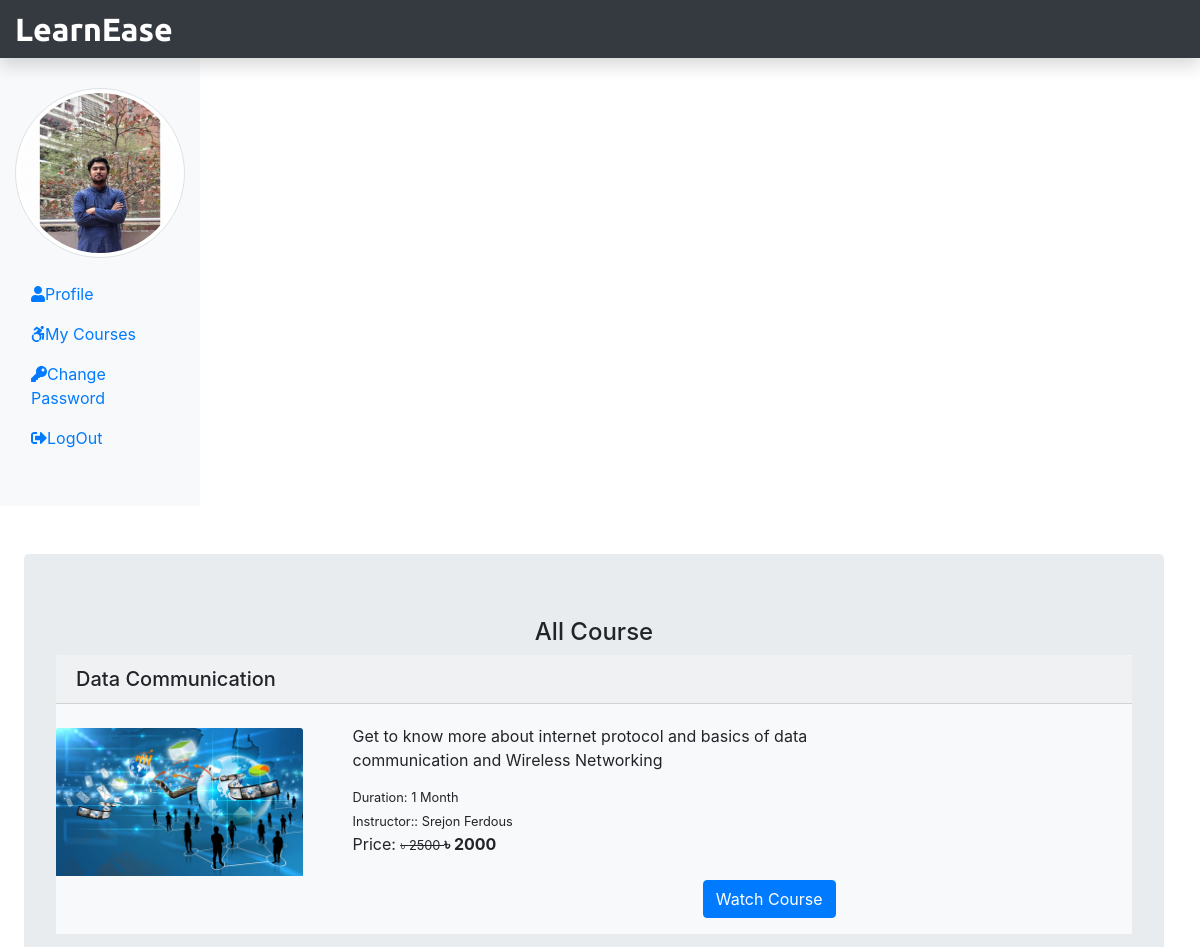
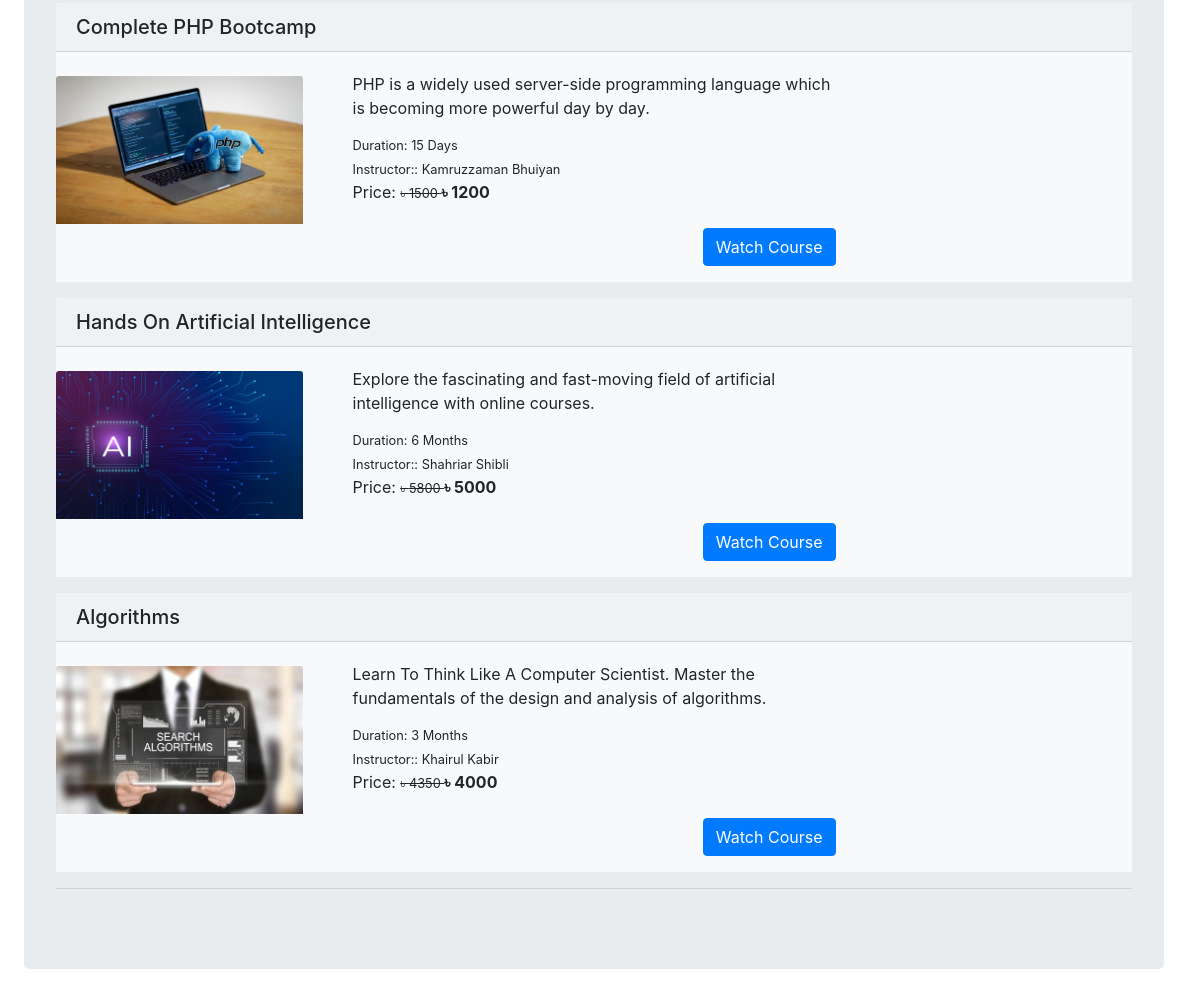
Page /Student/myCourse.php (signed in) on the committed database (2 pictures, top to bottom).
### tables this page shows
CREATE TABLE `student` (
  `stu_id` int(11) NOT NULL,
  `stu_name` varchar(255) NOT NULL,
  `stu_email` varchar(255) NOT NULL,
  `stu_pass` varchar(255) NOT NULL,
  `stu_occ` varchar(255) NOT NULL,
  `stu_img` text NOT NULL
);

CREATE TABLE `courseorder` (
  `co_id` int(11) NOT NULL,
  `order_id` varchar(255) NOT NULL,
  `stu_email` varchar(255) NOT NULL,
  `course_id` int(11) NOT NULL,
  `amount` int(11) NOT NULL,
  `order_date` timestamp NOT NULL DEFAULT current_timestamp()
);

CREATE TABLE `course` (
  `course_id` int(11) NOT NULL,
  `course_name` varchar(255) NOT NULL,
  `course_desc` varchar(255) NOT NULL,
  `course_author` varchar(255) NOT NULL,
  `course_img` text NOT NULL,
  `course_duration` varchar(255) NOT NULL,
  `course_price` varchar(255) NOT NULL,
  `course_original_price` varchar(255) NOT NULL
);

### Student/myCourse.php (the view, shortened to what this page needs)
<?php
include('./stuInclude/header.php');
include_once('../dbConnection.php');
if(isset($_SESSION['is_login'])){
	$stuLogEmail=$_SESSION['stuLogEmail'];
}else{
	echo "<script> location.href '../index.php'; </script>";
}
?>
<div class="container mt-5 ml-4">
	<div class="row">
	<div class="jumbotron">
	<h4 class="text-center">All Course</h4>
	<?php
	if(isset($stuLogEmail)){
		$sql="SELECT co.order_id, co.course_id, c.course_name, c.course_duration,
		c.course_desc, c.course_img, c.course_author, c.course_original_price, c.course_price
		FROM courseorder AS co JOIN course AS c ON c.course_id=co.course_id WHERE co.stu_email='$stuLogEmail'";
		$result= $conn->query($sql);
		 if($result->num_rows>0){
			 while($row=$result->fetch_assoc()){ ?>
				<div class="bg-light mb-3">
				<h5 class="card-header"><?php echo $row['course_name']; ?></h5>
				<div class ="row">
		<div class="col-sm-3">
		<img src="<?php echo $row['course_img']; ?>"
		class="card-img-top mt-4" alt="pic">
		</div>
		<div class="col-sm-6 mb-3">
		<div class="card-body">
		<p class="card-title"><?php echo $row ['course_desc']; ?> </p>
		<small class="card-text">Duration: <?php echo $row ['course_duration']; ?> </small>
			 <br/>
			 <small class="card-text">Instructor:: <?php echo $row ['course_author']; ?> </small>
			 <br/>
			 <p class="card-text d-inline">Price:
			 <small><del>&#2547 <?php echo $row['course_original_price']?>
			 </del></small>
			 <span class="font-weight-bolder">&#2547 <?php echo $row['course_price'] ?>
			 <span></p>
			 <a href="watchcourse.php?course_id=<?php
			 echo $row['course_id']?>" class="btn btn-primary mt-5 float-right">Watch Course</a>
		</div>
		</div>
	</div>
	</div>
	<?php
			 }
		 }
	}
	?>
	<hr/>
	</div>
	</div>
	</div> </div>
	<?php
	include('./stuInclude/footer.php');
	?>

### Student/stuInclude/header.php (shortened to what this page needs)
<?php
include_once('../dbConnection.php');
if(isset($_SESSION['is_login'])){
	$stuLogEmail=$_SESSION['stuLogEmail'];
}
if(isset($stuLogEmail)){
	$sql="SELECT stu_img FROM student WHERE stu_email = '$stuLogEmail'";
	$result = $conn->query($sql);
	$row = $result->fetch_assoc();
	$stu_img = $row['stu_img'];
}
?>
<!DOCTYPE html>
<html lang="en">
<head>
<link rel ="stylesheet" href="../css/bootstrap.min.css">
<link rel ="stylesheet" href="../css/all.min.css">
<link rel="stylesheet" href="../css/studentstyle.css">
</head>
<body>
<nav  class="navbar navbar-dark fixed-top flex-md-nowrap p-0 shadow" style="background-color:#343a40;">
<a class="navbar-brand col-sm-3 col-md-2 mr-0" href="../index.php">LearnEase</a>
</nav>
<div class="container-fluid mb-5" style="margin-top: 40px;">
<div class="row">
<nav class="col-sm-2 bg-light sidebar py-5 d-print-none">
<div class="sidebar-sticky">
<ul class="nav flex-column">
<li class="nav-item mb-3">
	<img src="<?php echo $stu_img ?>" alt="studentimage" class="img-thumbnail rounded-circle">
	</li>
<li class="nav-item">
<a class="nav-link" href="studentProfile.php">
<i class="fas fa-user"></i>Profile<span class="sr-only">(current)</span>
</a></li>
<li class="nav-item">
<a class="nav-link" href="myCourse.php">
<i class="fab fa-accessible-icon"></i>My Courses<span class="sr-only">(current)</span>
</a></li>
<li class="nav-item">
<a class="nav-link" href="studentChangePass.php">
<i class="fas fa-key"></i>Change Password<span class="sr-only">(current)</span>
</a></li>
<li class="nav-item">
<a class="nav-link" href="../logout.php">
<i class="fas fa-sign-out-alt"></i>LogOut<span class="sr-only">(current)</span>
</a></li>
</ul>
</div>
</nav>

### css/studentstyle.css (style rules this page uses)
.navbar-brand { font-family: 'Ubuntu', sans-serif; font-size: 2em; font-weight: bold; color:#fff; }

### rows in the picture
student: stu_img (picture)
courseorder: course.course_name "Data Communication", course.course_img (picture), course.course_desc "Get to know more about internet protocol and basics of data communication and Wireless Networking", course.course_duration "1 Month", course.course_author "Srejon Ferdous", course.course_original_price "2500", course.course_price "2000"
courseorder: course.course_name "Complete PHP Bootcamp", course.course_img (picture), course.course_desc "PHP is a widely used server-side programming language which is becoming more powerful day by day.", course.course_duration "15 Days", course.course_author "Kamruzzaman Bhuiyan", course.course_original_price "1500", course.course_price "1200"
courseorder: course.course_name "Hands On Artificial Intelligence", course.course_img (picture), course.course_desc "Explore the fascinating and fast-moving field of artificial intelligence with online courses.", course.course_duration "6 Months", course.course_author "Shahriar Shibli", course.course_original_price "5800", course.course_price "5000"
courseorder: course.course_name "Algorithms", course.course_img (picture), course.course_desc "Learn To Think Like A Computer Scientist. Master the fundamentals of the design and analysis of algorithms.", course.course_duration "3 Months", course.course_author "Khairul Kabir", course.course_original_price "4350", course.course_price "4000"
